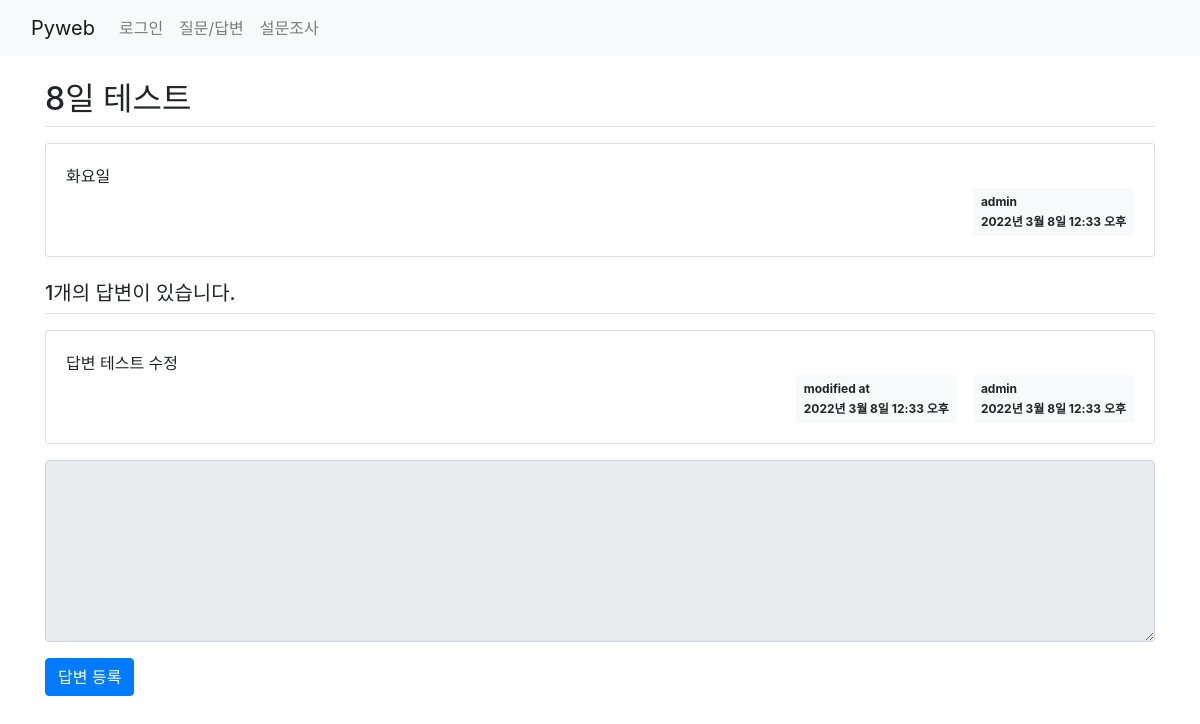
/board/12/, run on the app's committed database.
### board/models.py (models this page shows, shortened)
class Question(models.Model):
    subject = models.CharField(max_length=200)
    content = models.TextField()
    create_date = models.DateTimeField()
    modify_date = models.DateTimeField(null=True, blank=True)  # null 허용, blank - 폼 데이터 null
    author = models.ForeignKey(User, on_delete=models.CASCADE)

class Answer(models.Model):
    content = models.TextField()
    create_date = models.DateTimeField()
    modify_date = models.DateTimeField(null=True, blank=True)
    question = models.ForeignKey(Question, on_delete=models.CASCADE)
    author = models.ForeignKey(User, on_delete=models.CASCADE)

### board/views.py (the view)
# urls.py: path('<int:question_id>/', views.detail, name='detail'),
def detail(request, question_id):
    question = get_object_or_404(Question, pk=question_id)  # url 경로 오류 처리
    context = {'question': question}
    return render(request, 'board/detail.html', context)

### templates/board/detail.html (shortened to what this page needs)
{% extends 'base.html' %}
{% block content %}
    <div class="container my-3">
        <h2 class="border-bottom py-2">{{ question.subject }}</h2>
        <div class="card my-3">
            <div class="card-body">
                <div class="card-text" style="white-space:pre-line">{{ question.content }}</div>
                <div class="d-flex justify-content-end">
                    <div class="badge badge-light p-2 text-left">
                        <div class="mb-2">{{ question.author }}</div>
                        <div>{{ question.create_date }}</div>
                    </div>
                </div>
            </div>
        </div>
        <h5 class="border-bottom my-3 py-2">
            {{ question.answer_set.count }}개의 답변이 있습니다.
        </h5>
        {% for answer in question.answer_set.all %}
        <div class="card my-3">
            <div class="card-body">
                <div class="card-text" style="white-space:pre-line">{{ answer.content }}</div>
                <div class="d-flex justify-content-end">
                    {% if answer.modify_date %}
                    <div class="badge badge-light p-2 mx-3 text-left">
                        <div class="mb-2">modified at</div>
                        <div>{{ answer.modify_date }}</div>
                    </div>
                    {% endif %}
                    <div class="badge badge-light p-2 text-left">
                        <div class="mb-2">{{ answer.author }}</div>
                        <div>{{ answer.create_date }}</div>
                    </div>
                </div>
            </div>
        </div>
        {% endfor %}
        <form action="{% url 'board:answer_create' question.id %}" method="post">
            <div class="form-group">
                <textarea name="content" rows="7" class="form-control"
                          {% if not user.is_authenticated %}disabled{% endif %}></textarea>
            </div>
            <input type="submit" value="답변 등록" class="btn btn-primary">
        </form>
    </div>
{% endblock %}

### data on the page
Question: subject "8일 테스트", content "화요일", author "admin", create_date "2022년 3월 8일 12:33 오후", answer_set.count "1"
Answer: content "답변 테스트 수정", modify_date "2022년 3월 8일 12:33 오후", author "admin", create_date "2022년 3월 8일 12:33 오후"
